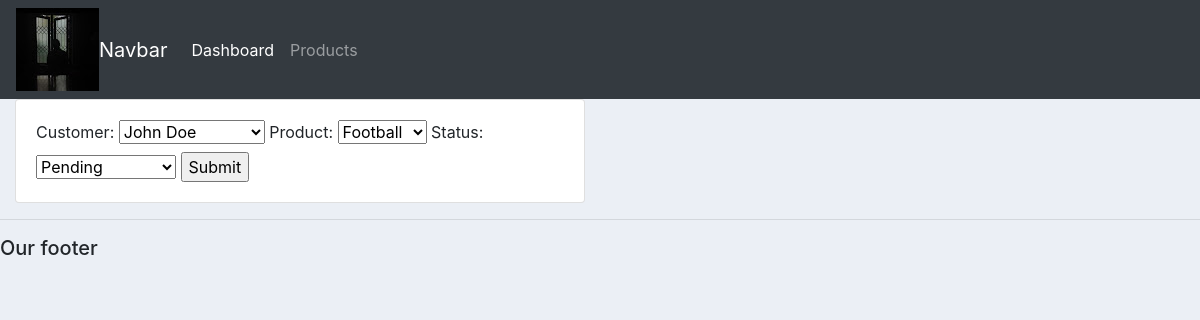
The app's page /update_order/18 with its own data.
### mainapp/models.py (models this page shows)
class Order(models.Model):
    STATUS=(
        ('Pending','Pending'),
        ('Out for delivery','Out for delivery'),
        ('Delivered','Delivered'),
    )
    customer = models.ForeignKey(Customer,on_delete=models.SET_NULL,null=True)
    product = models.ForeignKey(Product,on_delete=models.SET_NULL,null=True)
    data_created = models.DateTimeField(auto_now_add=True,null=True)
    status = models.CharField(max_length=200,null=True,choices=STATUS)

### mainapp/views.py (the view)
# urls.py: path('update_order/<str:pk_test>', views.update_order, name='update_order'),
def update_order(request,pk_test):
    order = Order.objects.get(id=pk_test)
    form = OrderForm(instance=order)
    context = {'form':form}
    if request.method == 'POST':
        form = OrderForm(request.POST,instance=order)
        if form.is_valid():
            form.save()
            return redirect('/dashboard')
    return render(request,'mainapp/update_form.html',context)

### mainapp/forms.py
class OrderForm(ModelForm):
    class Meta:
        model = Order
        fields = '__all__'

### mainapp/models.py (called while the page is built)
    def __str__(self):
        return self.name

    def __str__(self):
        return self.name

### mainapp/templates/mainapp/update_form.html (shortened to what this page needs)
{%  extends 'mainapp/main.html' %}
{% load static %}
{% block content %}
<div class="row">
	<div class="col-md-6">
		<div class="card card-body">
			<form action="" method="POST">
				{{form}}
				<input type="submit" name="Submit">
			</form>
		</div>
	</div>
</div>
{% endblock %}

### static/css/main.css (style rules this page uses)
body { background-color: #ebeff5; }

### records on screen
Order: customer "John Doe", product "Football", status "Pending"
